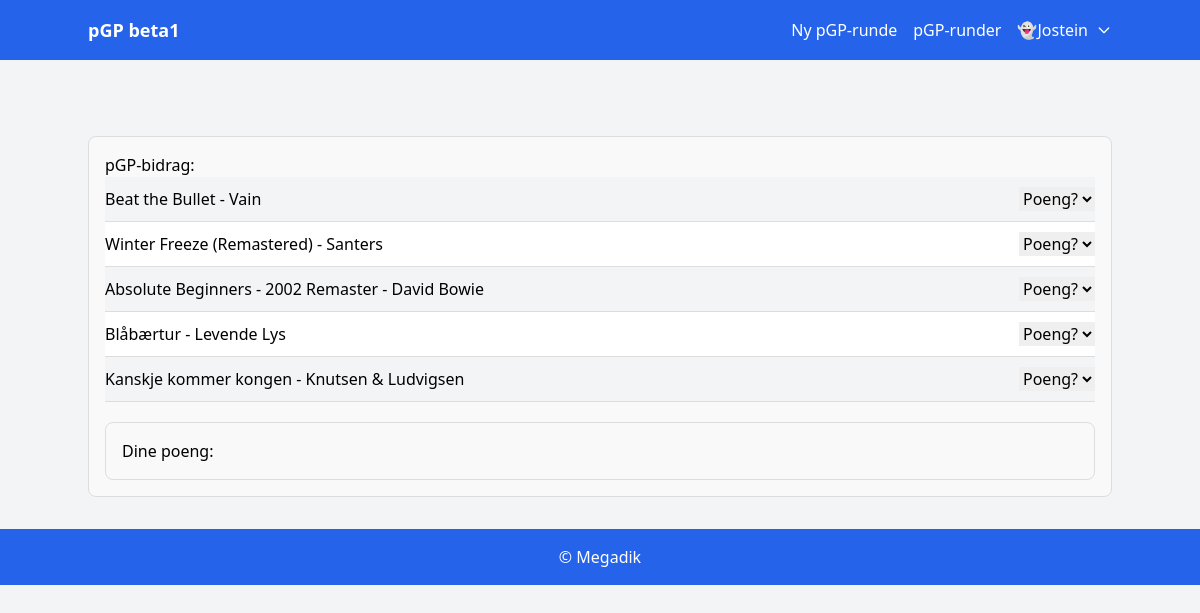
The page /round/19/vote/ (signed in) on the database its author committed.
### app/models.py (models this page shows, shortened)
class Song(models.Model):
    round = models.ForeignKey(Round, on_delete=models.CASCADE)
    player = models.ForeignKey(Player, on_delete=models.CASCADE)
    spotify_url = models.URLField()
    title = models.CharField(max_length=200)
    artist = models.CharField(max_length=200)
    total_score = models.IntegerField(default=0)

### app/views.py (the view)
# urls.py: path('round/<int:pk>/vote/', views.vote_view, name='vote_form'),
@login_required
def vote_view(request, pk):
    round_instance = get_object_or_404(Round, pk=pk)
    player = Player.objects.get(user=request.user)
    player_song = Song.objects.filter(round=round_instance, player=player).first()
    songs = Song.objects.filter(round=round_instance).exclude(player=player)
    if request.method == 'POST':
        form = DynamicVoteForm(request.POST, songs=songs)
        logger.debug("Form data: %s", request.POST)
        if form.is_valid():
            cleaned_data = form.cleaned_data
            logger.debug("Cleaned data: %s", cleaned_data)
            for field_name, score in cleaned_data.items():
                if score:
                    song_id = field_name.split('-')[1]
                    song = get_object_or_404(Song, pk=song_id)
                    Vote.objects.create(player=player, song=song, score=int(score))
                    logger.debug(f"Vote saved: Player {player.nickname}, Song {song.title}, Score {score}")
            messages.success(request, 'Your votes have been submitted successfully!')
            return redirect('round_detail', pk=pk)
        else:
            logger.error("Form is invalid")
            logger.debug("Form errors: %s", form.errors)
    else:
        form = DynamicVoteForm(songs=songs)
    return render(request, 'app/vote_form.html', {
        'round': round_instance,
        'form': form,
        'songs': songs,
        'player_song': player_song,
        'score_range': form.score_range,
    })

### app/forms.py (shortened to what this page needs)
class DynamicVoteForm(forms.Form):
    def __init__(self, *args, **kwargs):
        songs = kwargs.pop('songs', None)
        super().__init__(*args, **kwargs)
        self.score_range = [12, 10, 8, 7, 6, 5, 4, 3, 2, 1]
        if songs:
            for song in songs:
                self.fields[f'track-{song.id}'] = forms.ChoiceField(
                    choices=[('', 'Select score')] + [(str(i), str(i)) for i in self.score_range],
                    required=False,
                    label=f'{song.artist} - {song.title}'
                )

### app/templates/app/vote_form.html (shortened to what this page needs)
{% extends "base.html" %}
{% block content %}
<div class="container-md"><br>
  <div id="all-songs" class="box">
    <h4>pGP-bidrag:</h4>
    <form method="post">
      {% for song in songs %}
      <div class="field-with-border {% cycle 'bg-gray-100' 'bg-white' %} p-2">
        <div>
          <div class="flex justify-between items-center">
            <label for="track-{{ song.id }}">{{ song.title }} - {{ song.artist }}</label>
            <select name="track-{{ song.id }}" data-song-name="{{ song.title }}" class="ml-auto">
              <option value="">Poeng?</option>
            </select>
          </div>
        </div>
      </div>
      {% endfor %}
      <div id="selected-values" class="box">
        <h4>Dine poeng:</h4>
      </div>
    </form>
  </div>
</div>
{% endblock %}

### app/templates/base.html (shortened to what this page needs)
<!DOCTYPE html>
<html lang="en">
  <head>
    <link
      href="https://cdn.jsdelivr.net/npm/tailwindcss@2.2.19/dist/tailwind.min.css"
      rel="stylesheet"
    />
    <link
      rel="stylesheet"
      href="https://cdnjs.cloudflare.com/ajax/libs/font-awesome/6.0.0-beta3/css/all.min.css"
    />
  </head>
  <body class="bg-gray-100">
    <nav class="bg-blue-600 p-4 text-white">
      <div class="container mx-auto flex items-center justify-between">
        <a href="/" class="font-bold text-lg">pGP beta1</a>
        <ul class="flex items-center space-x-4">
          <li>
            <a href="{% url 'create_round' %}" class="hover:underline"
              >Ny pGP-runde</a
            >
          </li>
          <li>
            <a href="{% url 'round_list' %}" class="hover:underline"
              >pGP-runder</a
            >
          </li>
          {% if user.is_authenticated %}
          <li class="relative">
            <button
              id="user-menu"
              class="flex items-center space-x-2 focus:outline-none"
            >
              <span>👻{{ user.username }}</span>
              <svg
                class="w-4 h-4 ml-1"
                fill="none"
                stroke="currentColor"
                viewBox="0 0 24 24"
                xmlns="http://www.w3.org/2000/svg"
              >
                <path
                  stroke-linecap="round"
                  stroke-linejoin="round"
                  stroke-width="2"
                  d="M19 9l-7 7-7-7"
                ></path>
              </svg>
            </button>
          </li>
          {% else %}
          <li>
            <a href="{% url 'login' %}" class="hover:underline">Logg inn</a>
          </li>
          {% endif %}
        </ul>
      </div>
    </nav>
    <div class="container mx-auto my-8">
       {% block content %} {% endblock %}
    </div>
    <footer class="text-center py-4 bg-blue-600 text-white">
      &copy; Megadik
    </footer>
  </body>
</html>

### app/templates/app/vote_form.html (style rules this page uses)
.box { border: 1px solid #ddd; border-radius: 8px; padding: 16px; margin-top: 20px; background-color: #f9f9f9; }
.field-with-border { padding: 10px 0; border-bottom: 1px solid #ddd; }

### rows shown on the page
Song: title "Beat the Bullet", artist "Vain"
Song: title "Winter Freeze (Remastered)", artist "Santers"
Song: title "Absolute Beginners - 2002 Remaster", artist "David Bowie"
Song: title "Blåbærtur", artist "Levende Lys"
Song: title "Kanskje kommer kongen", artist "Knutsen & Ludvigsen"

### other values the page prints
{{ user.username }} "Jostein"
